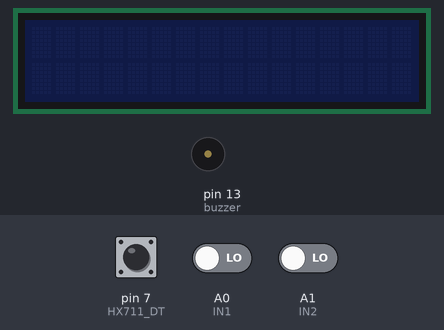
Recording of a sketch running on a simulated Arduino Uno, built with avr-gcc and run on an emulated ATmega328P. On the bench: 16×2 character LCD, buzzer (waves = sounding, pin HIGH). The inputs (shaded band) are chosen by the test bench; at power-on: pin 7 (HX711_DT) HIGH, A0 (IN1) LOW, A1 (IN2) LOW. Pins used as bus, display or sensor lines are not drawn; what the sketch prints to the serial monitor is not drawn.

Above: at 0.8 s.
0.9 s: pin 7 (HX711_DT) pulled LOW for 0.15 s
At 1.7 s:
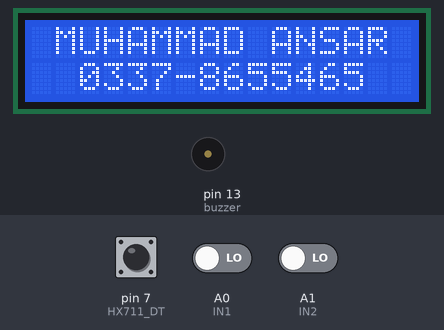
At 3.2 s:
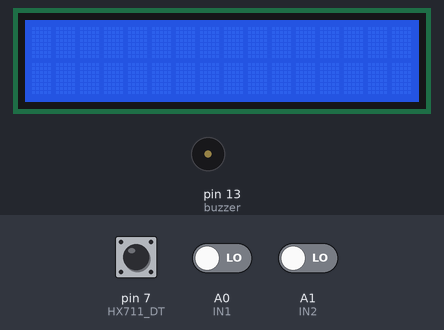
3.5 s: pin 7 (HX711_DT) pulled LOW for 1 s
At 4.2 s:
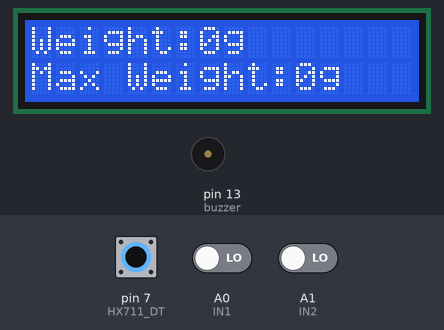
Timing chart, 0 to 6.5 s (numbered marks = the images above; inputs shaded):
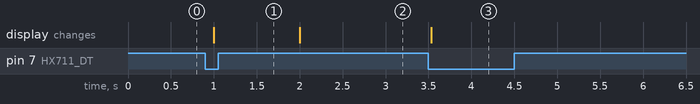

Measured:
- after the input at 0.9 s, the display: changes after 0.10 s (image 1)
- after the input at 3.5 s, the display: changes at once (image 3)

The sketch:

Digital_Weight_Scale.ino
```cpp
#include "HX711.h"
#include <Wire.h>
#include <LiquidCrystal_I2C.h>

LiquidCrystal_I2C lcd(0x27, 2, 1, 0, 4, 5, 6, 7, 3, POSITIVE);

int IN1 = A0;
int IN2 = A1;

int over_val;
int data;
int g_weight;
int Weight;

const int buzzer = 13;


void setup()
{
  pinMode(buzzer, OUTPUT);

  pinMode(IN1, INPUT);
  pinMode(IN2, INPUT);
  Init_Hx711();
  Serial.begin(9600);
  Serial.print("Ready!\n");
  Get_Maopi();
  lcd.begin(16, 2);
  lcd.clear();
  lcd.setCursor(0,0);
  lcd.print(" MUHAMMAD ANSAR ");
  lcd.setCursor(0,1);
  lcd.print("  0337-8655465  ");
  delay(1000);
  lcd.clear();
}

void loop()
{

Weight = Get_Weight();
g_weight = Weight-data;

 lcd.setCursor(0,0);
 lcd.print("Weight:");
 lcd.print(g_weight);
 lcd.print("g    ");

if (digitalRead(IN2) == LOW){data=Weight;}
if (digitalRead(IN1) == LOW){over_val=g_weight;}

if (g_weight<=over_val)
{
lcd.setCursor ( 0, 1 );
lcd.print("Max Weight:");
lcd.print(over_val);
lcd.print("g    ");
digitalWrite(buzzer,LOW);
}

else if (g_weight>over_val)
{
Serial.println("overload");
lcd.setCursor ( 0, 1 );
lcd.print("...OverLoad!!...");
digitalWrite(buzzer,HIGH);
}

delay(50);
}
```

HX711.cpp
```cpp
#include "hx711.h"

long HX711_Buffer = 0;
long Weight_Maopi = 0,Weight_Shiwu = 0;

//****************************************************
//初始化HX711
//****************************************************
void Init_Hx711()
{
	pinMode(HX711_SCK, OUTPUT);
	pinMode(HX711_DT, INPUT);
}


//****************************************************
//获取毛皮重量
//****************************************************
void Get_Maopi()
{
	HX711_Buffer = HX711_Read();
	Weight_Maopi = HX711_Buffer/100;
}

//****************************************************
//称重
//****************************************************
unsigned int Get_Weight()
{
	HX711_Buffer = HX711_Read();
	HX711_Buffer = HX711_Buffer/100;

	Weight_Shiwu = HX711_Buffer;
	Weight_Shiwu = Weight_Shiwu - Weight_Maopi;				//获取实物的AD采样数值。

	Weight_Shiwu = (unsigned int)((float)Weight_Shiwu/4.11);
		//计算实物的实际重量
		//因为不同的传感器特性曲线不一样，因此，每一个传感器需要矫正这里的4.30这个除数。
		//当发现测试出来的重量偏大时，增加该数值。
		//如果测试出来的重量偏小时，减小改数值。
		//该数值一般在7.16左右。因传感器不同而定。
		//+0.05是为了四舍五入百分位

	return Weight_Shiwu;
}

//****************************************************
//读取HX711
//****************************************************
unsigned long HX711_Read(void)	//增益128
{
	unsigned long count;
	unsigned char i;
	bool Flag = 0;

	digitalWrite(HX711_DT, HIGH);
	delayMicroseconds(1);

	digitalWrite(HX711_SCK, LOW);
	delayMicroseconds(1);

  	count=0;
  	while(digitalRead(HX711_DT));
  	for(i=0;i<24;i++)
	{
	  	digitalWrite(HX711_SCK, HIGH);
		delayMicroseconds(1);
	  	count=count<<1;
		digitalWrite(HX711_SCK, LOW);
		delayMicroseconds(1);
	  	if(digitalRead(HX711_DT))
			count++;
	}
 	digitalWrite(HX711_SCK, HIGH);
	count ^= 0x800000;
	delayMicroseconds(1);
	digitalWrite(HX711_SCK, LOW);
	delayMicroseconds(1);

	return(count);
}
```

HX711.h
```cpp
#ifndef __HX711__H__
#define __HX711__H__

#include <Arduino.h>

#define HX711_SCK 8
#define HX711_DT 7

extern void Init_Hx711();
extern unsigned long HX711_Read(void);
extern unsigned int Get_Weight();
extern void Get_Maopi();

#endif
```
